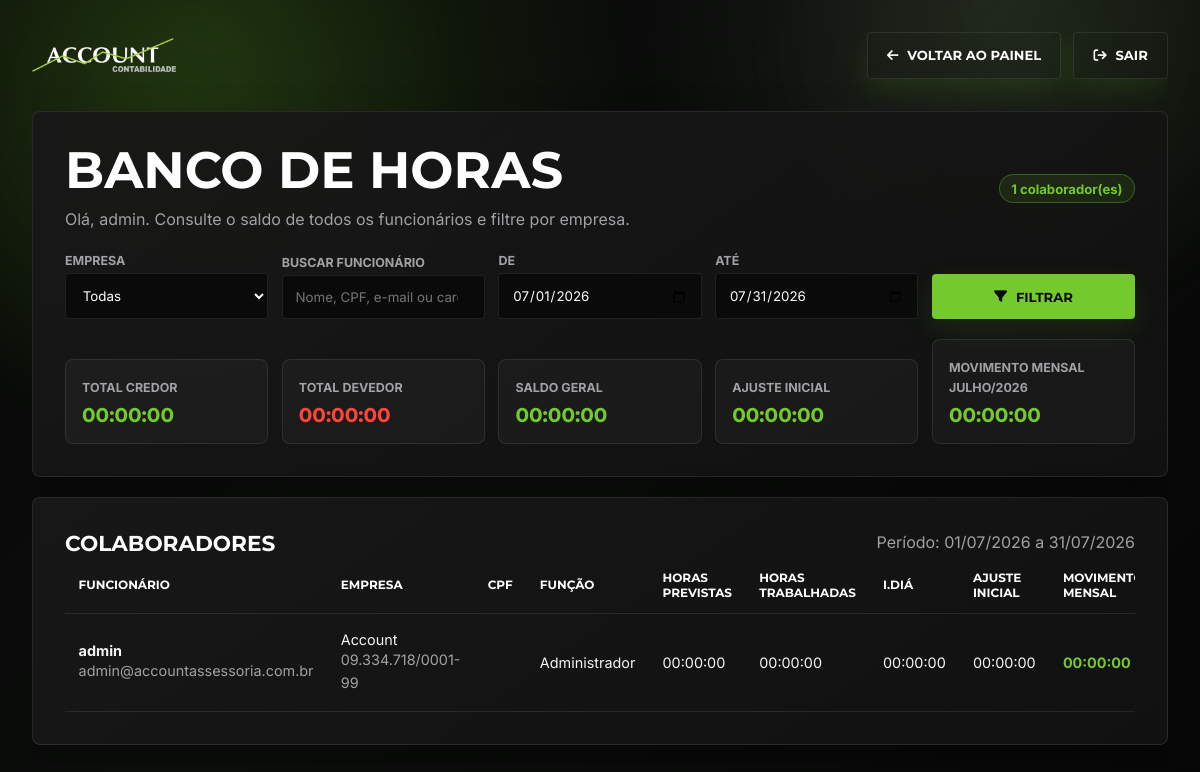
The app's page /banco-horas.php (signed in) with its own data.
### tables this page shows
CREATE TABLE IF NOT EXISTS funcionarios (
    id INT UNSIGNED NOT NULL AUTO_INCREMENT,
    usuario VARCHAR(80) NOT NULL,
    empresa_nome VARCHAR(120) NULL,
    empresa_cnpj VARCHAR(20) NULL,
    cpf VARCHAR(14) NULL,
    pis_pasep VARCHAR(20) NULL,
    email VARCHAR(180) NOT NULL,
    cargo VARCHAR(120) NULL,
    data_admissao DATE NULL,
    departamento VARCHAR(120) NULL,
    numero_folha VARCHAR(30) NULL,
    centro_custo VARCHAR(120) NULL,
    nivel_acesso TINYINT UNSIGNED NOT NULL DEFAULT 1,
    permite_ponto TINYINT(1) NOT NULL DEFAULT 1,
    senha VARCHAR(255) NOT NULL,
    ativo TINYINT(1) NOT NULL DEFAULT 1,
    criado_em TIMESTAMP NOT NULL DEFAULT CURRENT_TIMESTAMP,
    atualizado_em TIMESTAMP NOT NULL DEFAULT CURRENT_TIMESTAMP ON UPDATE CURRENT_TIMESTAMP,
    PRIMARY KEY (id),
    UNIQUE KEY uq_funcionarios_usuario (usuario),
    UNIQUE KEY uq_funcionarios_email (email)
);

### banco-horas.php (the view, shortened to what this page needs)
<?php
$usuarioRaw = $_SESSION['funcionario_usuario'] ?? 'Funcionário';
function h(string $valor): string
{
    return htmlspecialchars($valor, ENT_QUOTES, 'UTF-8');
}
function nomeExibicao(?string $usuario): string
{
    return trim(str_replace('.', ' ', $usuario ?? ''));
}
function segundosEntre(?string $inicio, ?string $fim): ?int
{
    if (!$inicio || !$fim) {
        return null;
    }
    $inicioDt = new DateTimeImmutable($inicio);
    $fimDt = new DateTimeImmutable($fim);
    return $fimDt->getTimestamp() - $inicioDt->getTimestamp();
}
function ehEstagiario(?string $cargo): bool
{
    $cargo = function_exists('mb_strtolower') ? mb_strtolower($cargo ?? '', 'UTF-8') : strtolower($cargo ?? '');
    return strpos($cargo, 'estagi') !== false;
}
function segundosTrabalhadosDia(array $porTipo, ?string $cargo = null): int
{
    $periodos = [
        ['chegada', 'saida_almoco'],
        ['volta_escritorio', 'saida_lanche'],
        ['volta_lanche', 'saida_escritorio'],
    ];
    $total = 0;
    foreach ($periodos as [$inicioTipo, $fimTipo]) {
        $segundos = segundosEntre($porTipo[$inicioTipo]['marcado_em'] ?? null, $porTipo[$fimTipo]['marcado_em'] ?? null);
    }
    return $total;
}
function segundosIntervaloDia(array $porTipo): int
{
    $intervalos = [
        ['saida_almoco', 'volta_escritorio'],
        ['saida_lanche', 'volta_lanche'],
    ];
    $total = 0;
    foreach ($intervalos as [$inicioTipo, $fimTipo]) {
        $segundos = segundosEntre($porTipo[$inicioTipo]['marcado_em'] ?? null, $porTipo[$fimTipo]['marcado_em'] ?? null);
    }
    return $total;
}
function segundosExcessoIntervaloDia(array $porTipo, ?string $cargo = null): int
{
    $intervalo = segundosIntervaloDia($porTipo);
    if ($intervalo <= 0) {
        return 0;
    }
    return max(0, $intervalo - (ehEstagiario($cargo) ? 900 : 4500));
}
function formatarHorasBanco(int $segundos): string
{
    $prefixo = $segundos < 0 ? '-' : '';
    $segundos = abs($segundos);
    $horas = intdiv($segundos, 3600);
    $minutos = intdiv($segundos % 3600, 60);
    return sprintf('%s%02d:%02d:00', $prefixo, $horas, $minutos);
}
function formatarSaldoBanco(int $segundos): string
{
    if ($segundos === 0) {
        return '00:00:00';
    }
    return ($segundos > 0 ? '+' : '-') . formatarHorasBanco(abs($segundos));
}
function inicioMesAtual(): string
{
    return (new DateTimeImmutable('first day of this month'))->format('Y-m-d');
}
function fimMesAtual(): string
{
    return (new DateTimeImmutable('last day of this month'))->format('Y-m-d');
}
function rotuloMesBanco(string $dataInicio, string $dataFim): string
{
    $inicio = new DateTimeImmutable($dataInicio);
    $fim = new DateTimeImmutable($dataFim);
    $meses = [
        1 => 'Janeiro',
        2 => 'Fevereiro',
        3 => 'Março',
        4 => 'Abril',
        5 => 'Maio',
        6 => 'Junho',
        7 => 'Julho',
        8 => 'Agosto',
        9 => 'Setembro',
        10 => 'Outubro',
        11 => 'Novembro',
        12 => 'Dezembro',
    ];
    if ($inicio->format('Y-m') === $fim->format('Y-m')) {
        return $meses[(int) $inicio->format('n')] . '/' . $inicio->format('Y');
    }
    return $inicio->format('d/m/Y') . ' a ' . $fim->format('d/m/Y');
}
function datasDoPeriodo(string $inicio, string $fim): array
{
    $datas = [];
    $cursor = new DateTimeImmutable($inicio);
    $fimDt = new DateTimeImmutable($fim);
    while ($cursor <= $fimDt) {
        $datas[] = $cursor->format('Y-m-d');
        $cursor = $cursor->modify('+1 day');
    }
    return $datas;
}
function diasParaVencimento(?string $ultimaData): ?int
{
    $vencimento = (new DateTimeImmutable($ultimaData))->modify('+180 days');
    $hoje = new DateTimeImmutable('today');
    return (int) $hoje->diff($vencimento)->format('%r%a');
}
$dataInicio = $_GET['data_inicio'] ?? inicioMesAtual();
$dataFim = $_GET['data_fim'] ?? fimMesAtual();
$busca = trim($_GET['busca'] ?? '');
$linhasBanco = [];
$totais = [
    'funcionarios' => 0,
    'credor' => 0,
    'devedor' => 0,
    'ajuste_inicial' => 0,
    'movimento_mensal' => 0,
    'saldo' => 0,
];
try {
    $db = obterConexao();
    $whereFuncionarios = ['ativo = 1'];
    $bindFuncionarios = [];
    $stmt = $db->prepare(
        'SELECT id, usuario, email, empresa_nome, empresa_cnpj, cpf, cargo, permite_ponto
         FROM funcionarios
         WHERE ' . implode(' AND ', $whereFuncionarios) . '
         ORDER BY empresa_nome ASC, usuario ASC'
    );
    $stmt->execute($bindFuncionarios);
    $funcionarios = $stmt->fetchAll();
    $registrosPorFuncionarioDia = [];
    $ultimaMarcacaoPorFuncionario = [];
    $primeiraMarcacaoPorFuncionario = [];
    $documentosPorFuncionario = [];
    $saldosIniciaisPorFuncionario = [];
    $datasPeriodo = datasDoPeriodo($dataInicio, $dataFim);
    foreach ($funcionarios as $funcionario) {
        $fid = (int) $funcionario['id'];
        $esperado = 0;
        $trabalhado = 0;
        $intervaloExcedido = 0;
        $primeiraMarcacao = $primeiraMarcacaoPorFuncionario[$fid] ?? null;
        foreach ($datasPeriodo as $data) {
            $registrosDiaBanco = $registrosPorFuncionarioDia[$fid][$data] ?? [];
            $trabalhado += segundosTrabalhadosDia($registrosDiaBanco, $funcionario['cargo'] ?? '');
            $intervaloExcedido += segundosExcessoIntervaloDia($registrosDiaBanco, $funcionario['cargo'] ?? '');
        }
        $saldoInicialBanco = $saldosIniciaisPorFuncionario[$fid] ?? 0;
        $saldoMensal = $trabalhado - $esperado;
        $saldo = $saldoInicialBanco + $saldoMensal;
        $ultimaMarcacao = $ultimaMarcacaoPorFuncionario[$fid] ?? null;
        $diasVencimento = diasParaVencimento($ultimaMarcacao ?: $dataFim);
        $linhasBanco[] = [
            'id' => $fid,
            'nome' => nomeExibicao($funcionario['usuario']),
            'email' => $funcionario['email'] ?? '',
            'empresa_nome' => $funcionario['empresa_nome'] ?? '',
            'empresa_cnpj' => $funcionario['empresa_cnpj'] ?? '',
            'cpf' => $funcionario['cpf'] ?? '',
            'cargo' => $funcionario['cargo'] ?? '',
            'trabalhado' => $trabalhado,
            'esperado' => $esperado,
            'intervalo_excedido' => $intervaloExcedido,
            'saldo_inicial' => $saldoInicialBanco,
            'saldo_mensal' => $saldoMensal,
            'saldo' => $saldo,
            'dias_vencimento' => $diasVencimento,
            'ultima_marcacao' => $ultimaMarcacao,
            'primeira_marcacao' => $primeiraMarcacao,
            'documentos_abono' => array_values(array_unique(array_filter($documentosPorFuncionario[$fid] ?? []))),
        ];
        $totais['funcionarios']++;
        $totais['credor'] += max(0, $saldo);
        $totais['devedor'] += max(0, -$saldo);
        $totais['ajuste_inicial'] += $saldoInicialBanco;
        $totais['movimento_mensal'] += $saldoMensal;
        $totais['saldo'] += $saldo;
    }
} catch (PDOException $e) {
    $erro = 'Erro ao preparar o banco de horas. Confira o banco de dados e o config_db.php.';
}
$usuario = h(nomeExibicao($usuarioRaw));
$rotuloMesBanco = rotuloMesBanco($dataInicio, $dataFim);
?>
<!DOCTYPE html>
<html lang="pt-BR">
<head>
    <link rel="stylesheet" href="https://cdnjs.cloudflare.com/ajax/libs/font-awesome/6.4.0/css/all.min.css">
</head>
<body>
    <div class="shell">
        <header class="topbar">
            <a class="brand" href="/" aria-label="Voltar para o site">
                <img src="logo-branca.png" alt="ACCOUNT Contabilidade">
            </a>
            <div class="top-actions">
                <a class="btn btn-outline" href="painel"><i class="fa-solid fa-arrow-left"></i> Voltar ao painel</a>
                <button class="btn btn-outline" type="button" onclick="sair()"><i class="fa-solid fa-arrow-right-from-bracket"></i> Sair</button>
            </div>
        </header>
        <section class="panel">
            <div class="section-title">
                <div>
                    <h1>Banco de horas</h1>
                    <p class="muted">Olá, <?php echo $usuario; ?>. Consulte o saldo de todos os funcionários e filtre por empresa.</p>
                </div>
                <span class="pill"><?php echo h((string) $totais['funcionarios']); ?> colaborador(es)</span>
            </div>
            <form class="filters" method="get">
                <div class="field">
                    <label for="empresa_nome">Empresa</label>
                    <select id="empresa_nome" name="empresa_nome">
                        <option value="">Todas</option>
                    </select>
                </div>
                <div class="field">
                    <label for="busca">Buscar funcionário</label>
                    <input id="busca" name="busca" type="search" value="<?php echo h($busca); ?>" placeholder="Nome, CPF, e-mail ou cargo">
                </div>
                <div class="field">
                    <label for="data_inicio">De</label>
                    <input id="data_inicio" name="data_inicio" type="date" value="<?php echo h($dataInicio); ?>">
                </div>
                <div class="field">
                    <label for="data_fim">Até</label>
                    <input id="data_fim" name="data_fim" type="date" value="<?php echo h($dataFim); ?>">
                </div>
                <button class="btn" type="submit"><i class="fa-solid fa-filter"></i> Filtrar</button>
            </form>
            <div class="cards">
                <div class="metric">
                    <span>Total credor</span>
                    <strong class="positive"><?php echo h(formatarHorasBanco($totais['credor'])); ?></strong>
                </div>
                <div class="metric">
                    <span>Total devedor</span>
                    <strong class="negative"><?php echo h(formatarHorasBanco(-$totais['devedor'])); ?></strong>
                </div>
                <div class="metric">
                    <span>Saldo geral</span>
                    <strong class="<?php echo $totais['saldo'] < 0 ? 'negative' : 'positive'; ?>"><?php echo h(formatarSaldoBanco($totais['saldo'])); ?></strong>
                </div>
                <div class="metric">
                    <span>Ajuste inicial</span>
                    <strong class="<?php echo $totais['ajuste_inicial'] < 0 ? 'negative' : 'positive'; ?>"><?php echo h(formatarSaldoBanco($totais['ajuste_inicial'])); ?></strong>
                </div>
                <div class="metric">
                    <span>Movimento mensal <?php echo h($rotuloMesBanco); ?></span>
                    <strong class="<?php echo $totais['movimento_mensal'] < 0 ? 'negative' : 'positive'; ?>"><?php echo h(formatarSaldoBanco($totais['movimento_mensal'])); ?></strong>
                </div>
            </div>
        </section>
        <section class="panel">
            <div class="section-title">
                <h2>Colaboradores</h2>
                <span class="muted">Período: <?php echo h((new DateTimeImmutable($dataInicio))->format('d/m/Y')); ?> a <?php echo h((new DateTimeImmutable($dataFim))->format('d/m/Y')); ?></span>
            </div>
            <div class="table-wrap">
                <table>
                    <thead>
                        <tr>
                            <th>Funcionário</th>
                            <th>Empresa</th>
                            <th>CPF</th>
                            <th>Função</th>
                            <th>Horas previstas</th>
                            <th>Horas trabalhadas</th>
                            <th>I.DIÁ</th>
                            <th>Ajuste inicial</th>
                            <th>Movimento mensal</th>
                        </tr>
                    </thead>
                    <tbody>
                        <?php foreach ($linhasBanco as $linha): ?>
                            <?php
                                $saldo = (int) $linha['saldo'];
                                $classeSaldo = $saldo < 0 ? 'negative' : 'positive';
                            ?>
                            <tr>
                                <td>
                                    <strong><?php echo h($linha['nome']); ?></strong><br>
                                    <span class="muted"><?php echo h($linha['email']); ?></span>
                                </td>
                                <td><?php echo h($linha['empresa_nome']); ?><br><span class="muted"><?php echo h($linha['empresa_cnpj']); ?></span></td>
                                <td><?php echo h($linha['cpf']); ?></td>
                                <td><?php echo h($linha['cargo']); ?></td>
                                <td><?php echo h(formatarHorasBanco((int) $linha['esperado'])); ?></td>
                                <td><?php echo h(formatarHorasBanco((int) $linha['trabalhado'])); ?></td>
                                <td><?php echo h(formatarHorasBanco((int) $linha['intervalo_excedido'])); ?></td>
                                <td><?php echo h(formatarSaldoBanco((int) $linha['saldo_inicial'])); ?></td>
                                <td><strong class="<?php echo h($classeSaldo); ?>"><?php echo h(formatarSaldoBanco((int) $linha['saldo_mensal'])); ?></strong></td>
                            </tr>
                        <?php endforeach; ?>
                    </tbody>
                </table>
            </div>
        </section>
    </div>
</body>
</html>

### records on screen
funcionarios: id "1", permite_ponto "00:00:00", usuario "admin", email "admin@accountassessoria.com.br", empresa_nome "Account", empresa_cnpj "09.334.718/0001-99", cargo "Administrador"

### other values on screen
$usuario "admin"
$rotuloMesBanco "JULHO/2026"
